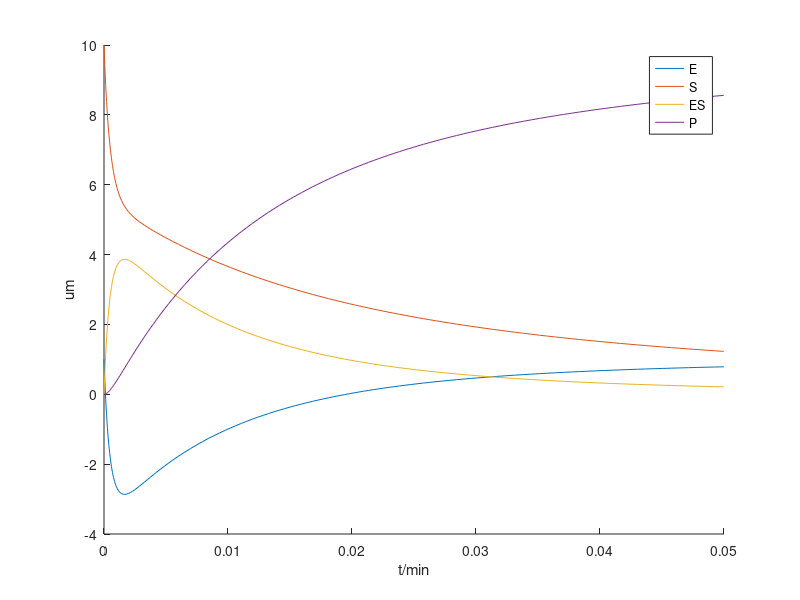

Recreate this plot in MATLAB.
function q8_b_c

k1 = 100; k2 = 600; k3 = 150;   % um/min
E0 = 1;  S0 = 10; ES0 = 0;  P0 = 0;   % um
z0 = [E0, S0, ES0, P0]';
tspan = [0, 0.05];
[t,z] = ode45(@fun, tspan, z0);

figure;  hold on
plot(t,z(:,1));     plot(t,z(:,2));
plot(t,z(:,3));     plot(t,z(:,4));
xlabel('t/min');   ylabel('um');
legend('E','S','ES','P');

Vm = k3 .* z(:,1);
Km = (k2 + k3) / k1;
v = Vm .* z(:,2) ./ (z(:,2) + Km);

end

function dz = fun(t,z)

k1 = 100; k2 = 600; k3 = 150;   % um/min

% z = [E S ES P]
% dz = diff z

dz(1) = -k1 * z(2) * z(2) + (k2 + k3) * z(3);
dz(2) = -k1 * z(2) * z(2) + k2 * z(3);
dz(3) = k1 * z(2) * z(2) - (k2 + k3) * z(3);
dz(4) = k3 * z(3);
dz = dz';

end
